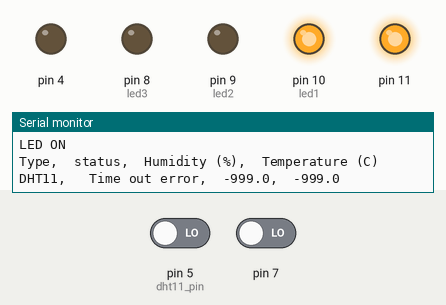
The sketch below on a simulated Arduino Uno, built with avr-gcc and run on an emulated ATmega328P. Shown: output pins drawn as LEDs (lit = HIGH), the last lines printed to the serial monitor. Inputs (shaded band) come from the test bench; at power-on: pin 7 LOW, pin 5 (dht11_pin) LOW.

Above: at 8.8 s.
8.9 s: pin 7 driven HIGH
At 13.5 s:
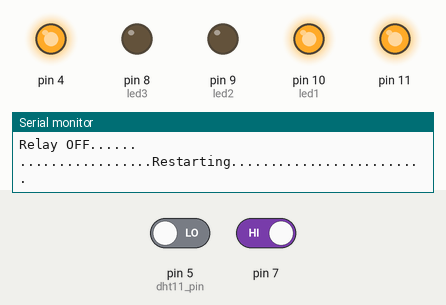
At 21.3 s:
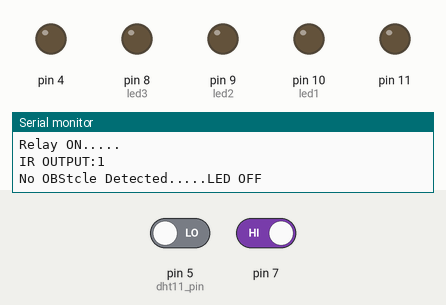
29.6 s: pin 7 driven LOW
At 34.9 s:
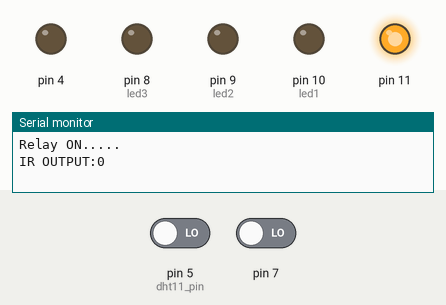
Timing chart, 0 to 43.6 s (numbered marks = the images above; inputs shaded):
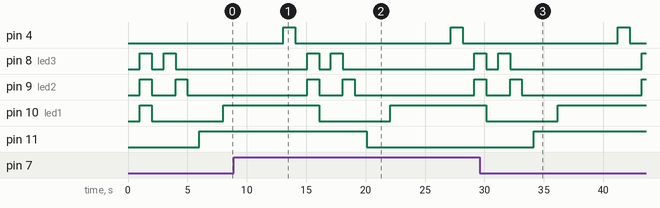

The sketch:

temprature.ino
```cpp
#include<dht.h>
dht DHT;
#define dht11_pin 5
int
led1 = 10, //Connect LED 1 To Pin #13
led2 = 9, //Connect LED 2 To Pin #12
led3 = 8; //Connect LED 2 To Pin #11
void setup() {
  // put your setup code here, to run once:
    Serial.begin(9600);
    pinMode(4,OUTPUT);
    pinMode(led3,OUTPUT);
    pinMode(led2,OUTPUT);
    pinMode(led1,OUTPUT);

    //IR
    pinMode(7,INPUT);
    pinMode(11,OUTPUT);
}
void allon(){
     digitalWrite(led1, HIGH);
     digitalWrite(led2, HIGH);
     digitalWrite(led3, HIGH);
     delay(1000);
     }

void alloff(){
     digitalWrite(led1, LOW);
     digitalWrite(led2, LOW);
     digitalWrite(led3, LOW);
     delay(1000);

}
void loop() {
  // put your main code here, to run repeatedly:
  double x,y;
   int z;
  Serial.println("Relay ON.....");
  digitalWrite(4,LOW);
  delay(1000);

  for(int i=0;i<6;i++)
  {
    if(i==0) {allon();}
  else if(i==1){alloff();}
  else if(i==2) { digitalWrite(led3,HIGH);delay(1000);digitalWrite(led3,LOW);}
  else if(i==3) {digitalWrite(led2,HIGH);delay(1000);digitalWrite(led2,LOW);}
  else  if(i==4){z=digitalRead(7);
                Serial.print("IR OUTPUT:");Serial.println(z);delay(1000);
                if(z==1){digitalWrite(11,LOW);
                          delay(1000);
                          Serial.println("No OBStcle Detected.....LED OFF");}
                else{digitalWrite(11,HIGH);delay(1000);
                Serial.println("OBstacle Ahead....\nLED ON");}
  }
  else{
    delay(1000);
      digitalWrite(led1,HIGH);
      Serial.println("Type,\tstatus,\tHumidity (%),\tTemperature (C)");
      Serial.flush();
      Serial.print("DHT11, \t");
      int chk = DHT.read11(dht11_pin);
      switch (chk)
      {
        case DHTLIB_OK:
        Serial.print("OK,\t");
        break;
        case DHTLIB_ERROR_CHECKSUM:
        Serial.print("Checksum error,\t");
        break;
        case DHTLIB_ERROR_TIMEOUT:
        Serial.print("Time out error,\t");
        break;
         }
         // DISPLAY DATA
      Serial.print(DHT.humidity, 1);
      Serial.print(",\t");
      Serial.println(DHT.temperature, 1);

    }
  }


  delay(5000);

  Serial.flush();
  Serial.println("Relay OFF......");
  Serial.println(".................Restarting.........................");
  Serial.println("\n\n\n");
  digitalWrite(4,HIGH);
  delay(1000);

}
```

Measured:
- after the input at 8.9 s, pin 11: HIGH → LOW after 11.2 s
- after the input at 29.6 s, pin 11: LOW → HIGH after 4.6 s
- by itself, pin 4: alternates HIGH for 1.0 s and LOW for 13.1 s
